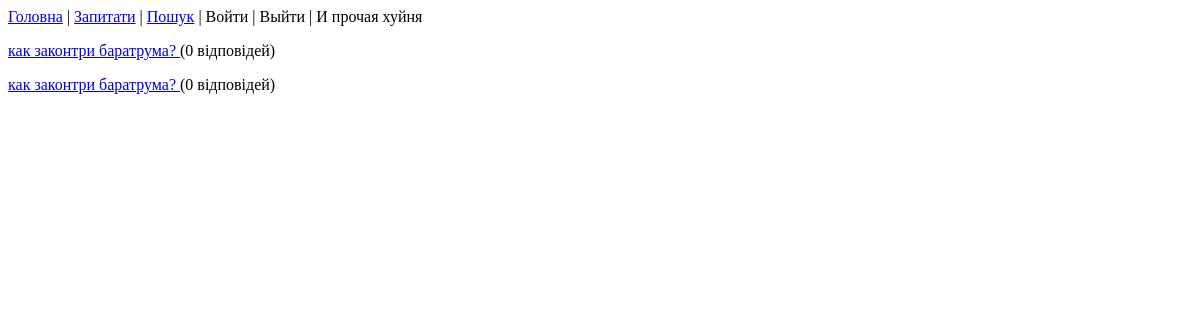
Before: / with the older database file.
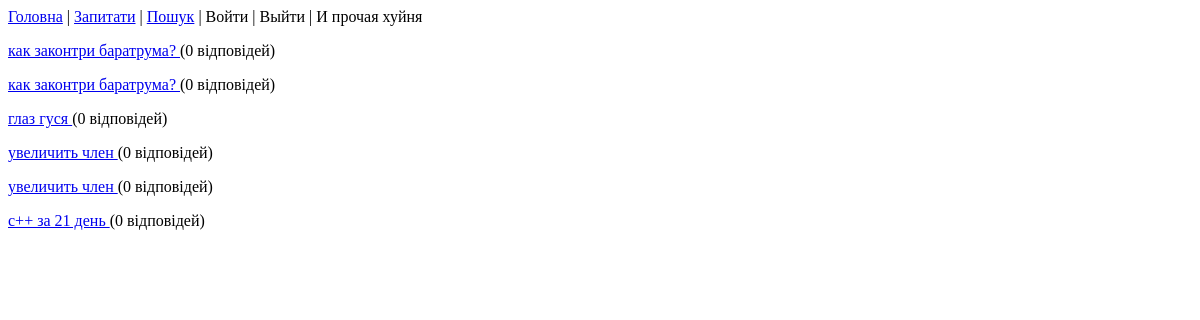
After: the same page with the newer database file.
### qanda/models.py (models this page shows)
class Question(models.Model):
   title = models.TextField()
   content = models.TextField()
   postdate = models.DateField()
   user_iduser = models.ForeignKey('User', db_column='user_iduser', default=0)
   likes = models.ManyToManyField(User,related_name="question_likes", default=0) #???
   tags = models.ManyToManyField(Tag,related_name="question_tags")

### qanda/views.py (the view)
# urls.py: url(r'', 'qanda.views.index'),
def index(request):
    return render_to_response('index.html', {'obj_list': Question.objects.all()})

### qanda/templates/index.html (shortened to what this page needs)
{% extends "base.html" %}
{% block main_content %}
    {% for q in obj_list %}
        <p> <a href="details?id={{ q.id }}"> {{ q.title  }} </a>    ({{ q.Answer_set | length }} відповідей)  </p>
    {% endfor %}
{% endblock %}

### qanda/templates/base.html (shortened to what this page needs)
<!DOCTYPE html>
<html>
<head>
</head>
<body>
<a href="index">Головна</a> | <a href="add">Запитати</a> | <a href="/search.html"> Пошук</a> | Войти | Выйти | И прочая хуйня
{% block main_content %}
{% endblock %}
</body>
</html>

Changed rows visible on the page:
added Question: title "глаз гуся", Answer_set|length "0"
added Question: title "увеличить член", Answer_set|length "0"
added Question: title "увеличить член", Answer_set|length "0"
added Question: title "с++ за 21 день", Answer_set|length "0"
